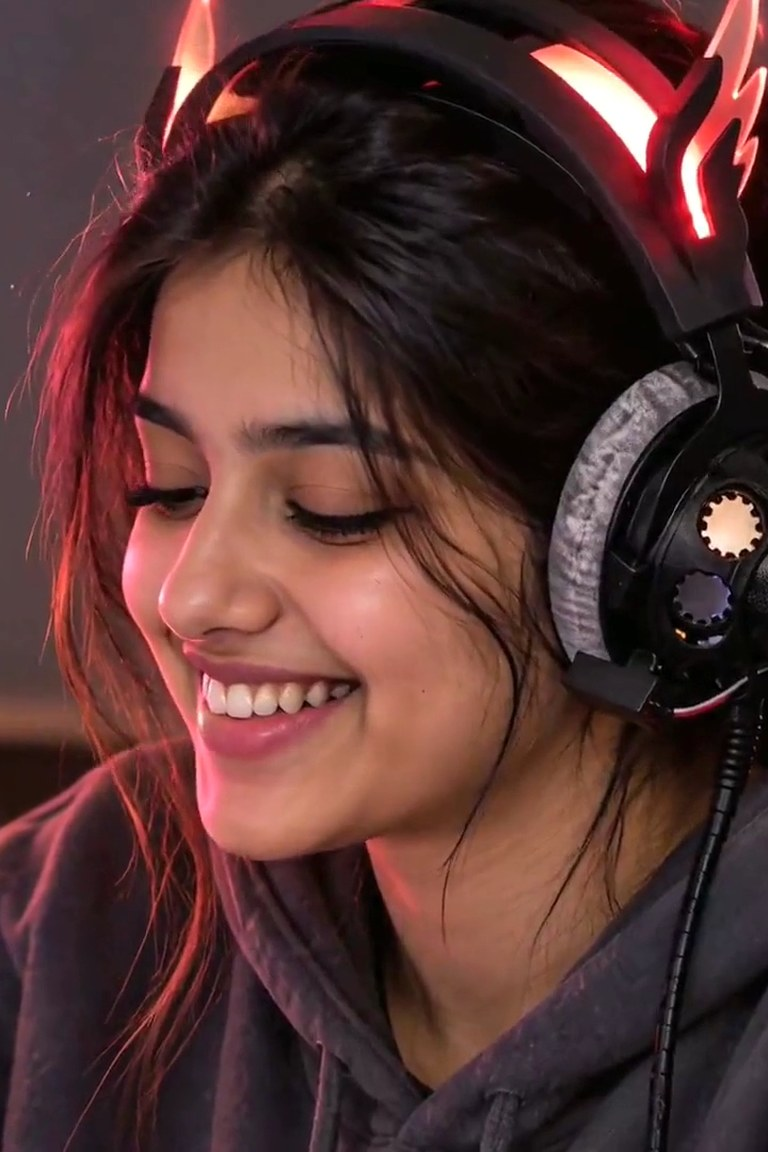
#> input picture assets/images/use-vtubers.jpg, 768 x 1152 px
$ python align_variant.py ../../assets/images/use-vtubers.jpg
#> lines starting #> are read from the running program, lines starting #| are printed output that depends on the picture
#!/usr/bin/env python3
"""Pre-align drawn variants to their base pose when an edit came back re-framed (OpenAI edits can move the figure 100–400 px or
zoom it; tools/art/face_patches.py only searches ±120 px). Wide coarse search (scale 0.80–1.20, ±480 px) on the figure's area,
then fine; the aligned variant overwrites the file (the original is kept as <name>.orig.png). Plain-background poses only.

  python3 tools/art/align_variant.py <demo>/assets/art/<base>.png <variant>.png [<variant>.png …]
"""
import os, shutil, sys
import numpy as np
from PIL import Image

sys.path.insert(0, os.path.dirname(os.path.abspath(__file__)))


def gray(im, k):
    g = im.convert("L"); return np.asarray(g.resize((g.width // k, g.height // k), Image.BILINEAR), np.float32)


def figure_box(base):
    """bounding box of what differs from the plain background colour (sampled at the corners)."""
    a = np.asarray(base.convert("RGB"), np.float32); bg = np.median(np.concatenate([a[:20, :20].reshape(-1, 3), a[:20, -20:].reshape(-1, 3)]), 0)
    m = np.abs(a - bg).sum(2) > 40; ys, xs = np.where(m)
    return int(xs.min()), int(ys.min()), int(xs.max()), int(ys.max())


def search(base, frame, box, scales, offs, k, fill):
    B = gray(base, k); x0, y0, x1, y1 = [v // k for v in box]; ref = B[y0:y1, x0:x1]; best = None
    for s in scales:
        F = gray(frame.resize((round(frame.width * s), round(frame.height * s)), Image.BILINEAR), 1)
        F = F[::k, ::k] if k > 1 else F
        pad = 600 // k; G = np.full((F.shape[0] + 2 * pad, F.shape[1] + 2 * pad), fill, np.float32); G[pad:pad + F.shape[0], pad:pad + F.shape[1]] = F
        for dy, dx in offs:
            yy, xx = y0 + dy // k + pad, x0 + dx // k + pad
            if yy < 0 or xx < 0 or yy + ref.shape[0] > G.shape[0] or xx + ref.shape[1] > G.shape[1]: continue
            d = float(np.mean(np.abs(G[yy:yy + ref.shape[0], xx:xx + ref.shape[1]] - ref)))
            if best is None or d < best[0]: best = (d, s, dx, dy)
    return best


def main():
    base_p, variants = sys.argv[1], sys.argv[2:]
    base = Image.open(base_p).convert("RGB"); W, H = base.size; box = figure_box(base)
#> in main, base is the input picture: PIL image 768x1152 RGB; mean R, G, B 86.8, 52.7, 50.4
#> after `W, H = base.size`: W = 768; H = 1152
#> after `box = figure_box(base)`: box = (0, 0, 767, 1151)
    fill = float(np.median(gray(base, 1)[:20, :20]))
#> in gray, `g = im.convert('L')`:
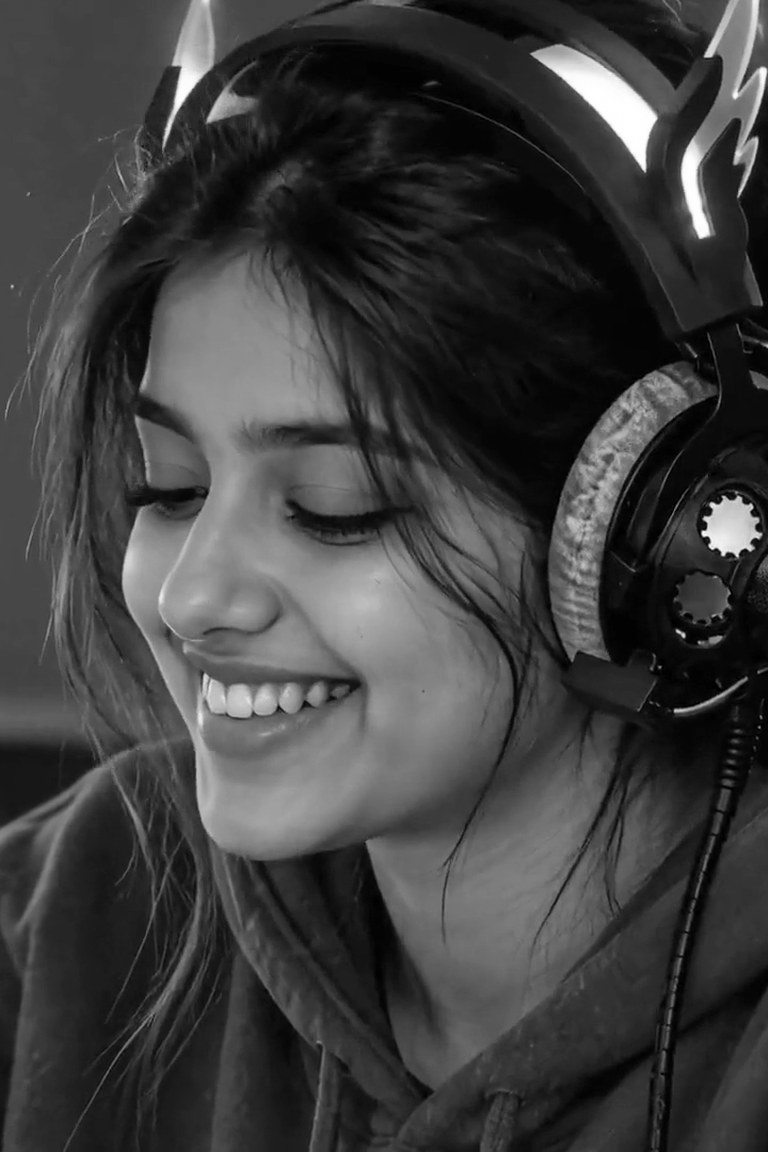
#> g: PIL image 768x1152 L; min 0, max 255, mean 62.6
#> fill = 70
    grid = lambda r, st, c=(0, 0): [(c[0] + y, c[1] + x) for y in range(-r, r + 1, st) for x in range(-r, r + 1, st)]
    for vp in variants:
        src = vp.replace(".png", ".orig.png")
        if not os.path.exists(src): shutil.copy(vp, src)
        fr = Image.open(src).convert("RGB")
        _, s0, dx0, dy0 = search(base, fr, box, [.80 + i * .025 for i in range(17)], grid(480, 16), 8, fill)
        _, s1, dx1, dy1 = search(base, fr, box, [s0 + i * .005 for i in range(-5, 6)], grid(24, 4, (dy0, dx0)), 4, fill)
        d, s, dx, dy = search(base, fr, box, [s1 - .002, s1, s1 + .002], grid(4, 1, (dy1, dx1)), 2, fill)
        f = fr.resize((round(W * s), round(H * s)), Image.LANCZOS)
        out = Image.new("RGB", (W, H), tuple(int(v) for v in np.asarray(base)[5, 5])); out.paste(f, (-dx, -dy))
        out.save(vp); print(f"{os.path.basename(vp)}: scale {s:.3f} dx {dx} dy {dy} diff {d:.1f}")


if __name__ == "__main__":
    main()
